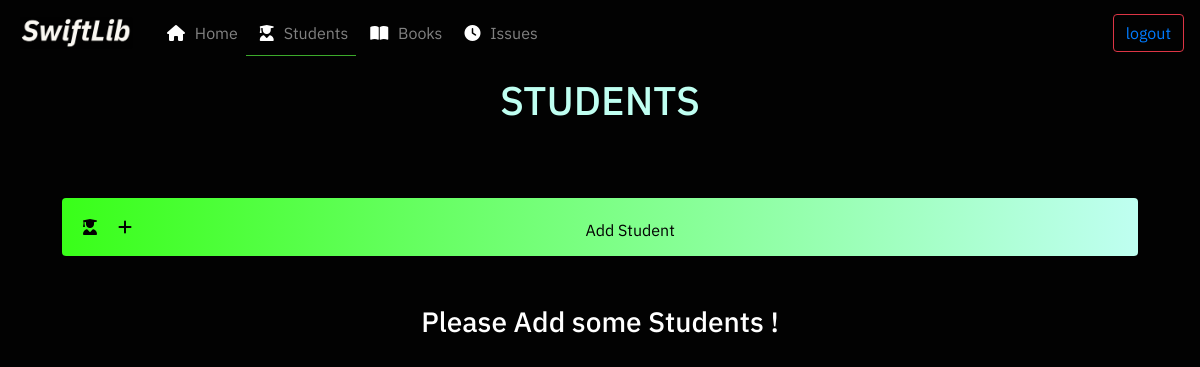
/students/ (signed in), run on an earlier commit of the app's database.
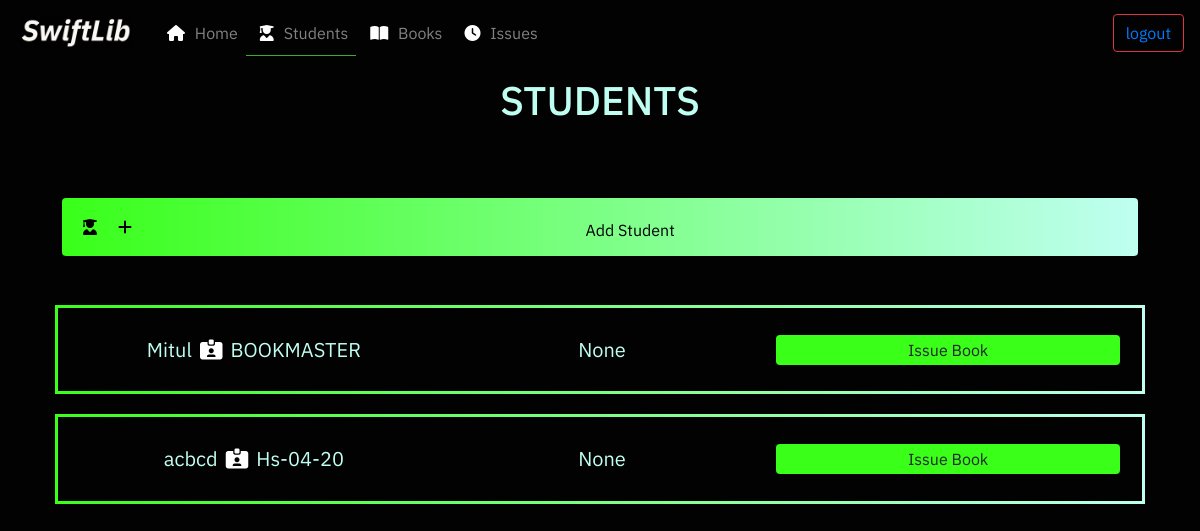
And on a later commit of the database.
### students/models.py (models this page shows, shortened)
class Student(models.Model):
    name = models.CharField(max_length=100)
    book_issued = models.ForeignKey('books.Book', null=True, on_delete=models.DO_NOTHING)
    pid = models.CharField(max_length=20, unique=True)

### students/views.py (the view)
# urls.py: path('', views.home, name='books-home'),
@login_required
def home(request):
    if request.method == 'POST':
        pass
    else:
        students = Student.objects.all()
        context = {
            'students': students,
        }
        return render(request, 'students/students.html', context)

### students/templates/students/students.html (shortened to what this page needs)
{% extends 'base.html' %}
{% block activestudents %} active-menu-item {% endblock %}
{% block content %}
        <div class='container'>
            <div class='header mx-auto'>
                <h1 class='pageheader-text'> STUDENTS </h1>
            </div>
            <br>
            <div class='header mx-auto'>
                <div class="row">
                    <div class="btn-div col-sm">
                        <button class='btn qa-button exception-button' data-toggle="modal" data-target="#addstudentmodal">
                            <i class="fas fa-user-graduate stdicon qa-button-icon"></i><i class="fas fa-plus stdicon qa-button-icon"></i>
                            <div class='header'> Add Student </div>
                        </button>
                    </div>
                </div>
            </div>
            {% if not students.all %}
            <div class='mx-auto header'>
                <h3 class='whiteicon'> Please Add some Students !</h3>
            </div>
            {% endif %}
            {% for student in students %}
            <div class='mx-auto header'>
                <div class='std-info-mini row mx-auto container'>
                    <p class='student-name col-sm my-auto'  data-toggle="modal" data-target="#{{student.pid}}info"> {{ student.name}} <i class="fas fa-id-card-alt stdicon whiteicon"></i> {{ student.pid }} </p>
                    <p class='student-name col-sm my-auto'> {{ student.book_issued }} </p>
                    <button class='btn student-info-small-button col-sm my-auto'> Issue Book </button>
                </div>
            </div>
            {% endfor %}
        </div>
{% endblock %}

### swiftlib/templates/base.html (shortened to what this page needs)
<!DOCTYPE HTML>
{% load static %}
<html>
    <head>
        <link rel="stylesheet" href="https://stackpath.bootstrapcdn.com/bootstrap/4.3.1/css/bootstrap.min.css">
        <link rel="stylesheet" href='{% static "assets/style.css" %}'>
    </head>
    <body>
        <nav id='mainnav' class="navbar navbar-expand-lg navbar-dark">
                <a class="navbar-brand" href="#" id='logo-text'>
                    <img class='logo-img img-fluid' src=' {% static 'assets/logotext-w-trans.png' %}'>
                </a>
                <div class="collapse navbar-collapse" id="navbarSupportedContent">
                    <ul class="navbar-nav mr-auto">
                        <li class="{% block activehome %}{%endblock%} nav-item nav-pill">
                            <a class="nav-link" href="{% url 'home' %}"> <i class="fas fa-home std-icon"></i> Home </a>
                        </li>
                        <li class="{% block activestudents %}{% endblock %} nav-item nav-pill">
                            <a class="nav-link" href="{% url 'students_home' %}"><i class="fas fa-user-graduate std-icon"></i>  Students </a>
                        </li>
                        <li class="{% block activebooks %} {% endblock %} nav-item nav-pill">
                            <a class="nav-link" href="{% url 'books-home' %}"> <i class="fas fa-book-open std-icon"></i>  Books </a>
                        </li>
                        <li class="{% block activeissues %} {% endblock %}nav-item nav-pill">
                            <a class="nav-link" href="{% url 'issues-home' %}"> <i class="fas fa-clock std-icon"></i>  Issues </a>
                        </li>
                    </ul>
                <button class="btn btn-outline-danger my-2 my-sm-0">
                    <a  class='logout_btn' href="javascript:{document.getElementById('logout').submit()}">
                        logout
                    </a>
                </button>
            </div>
        </nav>
        {% block content %}
        {% endblock %}
    </body>
</html>

### static/assets/style.css (style rules this page uses)
html { height: 100%; background-color: #020202; }
body { font-family: 'IBM Plex Sans'; background-color: transparent; }
.whiteicon { color:white; }
#mainnav { background-color: #020202; color: white; position: sticky; padding: none; }
#logo-text { font-family: 'IBM Plex Sans'; }
.logo-img { height: 40px; }
.std-icon { padding: 0.5vw; color: white; }
.active-menu-item { border: none; border-bottom: 1px solid #3caa2b; }
.nav-pill { padding: none; }
.header { text-align: center; padding: 10px; }
.pageheader-text { color: #bffff1; }
.qa-button { background-image: linear-gradient(to right, #39ff19, #bffff1); width: 100%; color: #020202; padding: 10px; border: none; }
.qa-button-icon { float: left; color: #020202; }
.stdicon { padding: 1%; }
.btn-div { padding: 2%; }
.student-name { font-family: 'IBM Plex Sans'; padding: 2px; color: #bffff1; padding: 5px; }
.std-info-mini { margin-left: auto; width: 100%; border: 3px solid; border-image-source: linear-gradient(to right,#39ff19, #bffff1); border-image-slice: 2%; padding: 2%; }
.student-info-small-button { padding: 2px; width: 100%; background-color: #39ff19; }
.exception-button { height: 90%; }

What changed in the data, as far as the page shows it:
added Student: name "Mitul", pid "BOOKMASTER", book_issued "None"
added Student: name "acbcd", pid "Hs-04-20", book_issued "None"
Also different on the page:
text no longer shown: "Please Add some Students !"
